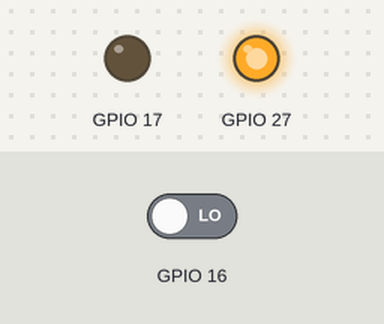
Simulated run of this sketch. Board: ESP32. On the bench: output pins drawn as LEDs (lit = HIGH). Inputs (shaded band) come from the test bench; at power-on: GPIO 16 LOW. What the sketch prints to the serial monitor is not drawn.

Above: at 1.2 s.
1.3 s: GPIO 16 driven HIGH
At 1.7 s:
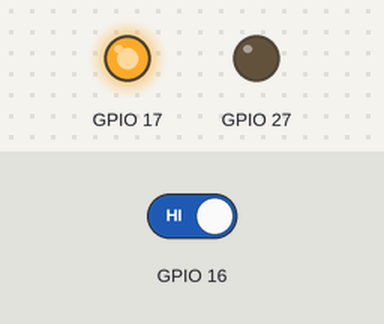
2.8 s: GPIO 16 driven LOW
At 4.0 s:
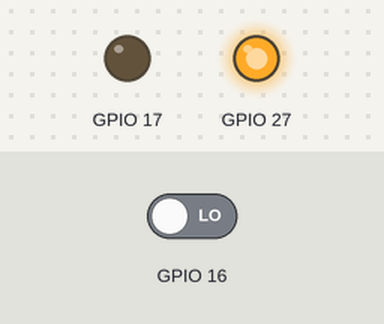
Timing chart, 0 to 5.8 s (numbered marks = the images above; inputs shaded):
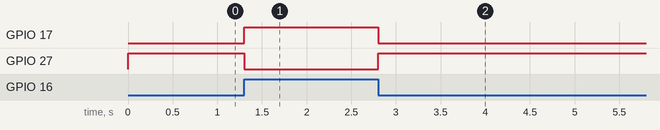

Measured:
- after the input at 1.3 s, GPIO 17: LOW → HIGH at once; GPIO 27: HIGH → LOW at once
- after the input at 2.8 s, GPIO 17: HIGH → LOW at once; GPIO 27: LOW → HIGH at once

The sketch:

switch-basic.ino
```cpp
void setup() {
  Serial.begin(115200);
  pinMode(2, INPUT_PULLUP);
  pinMode(17, OUTPUT);
  pinMode(27, OUTPUT);
}

void loop() {
  int sensorVal = digitalRead(16);
  if(sensorVal == 1) {
    Serial.println("if");
    digitalWrite(17, 1);
    digitalWrite(27, 0);
  }else {
    Serial.println("sensorVal");
    digitalWrite(27, 1);
    digitalWrite(17, 0);
  }
}
```
